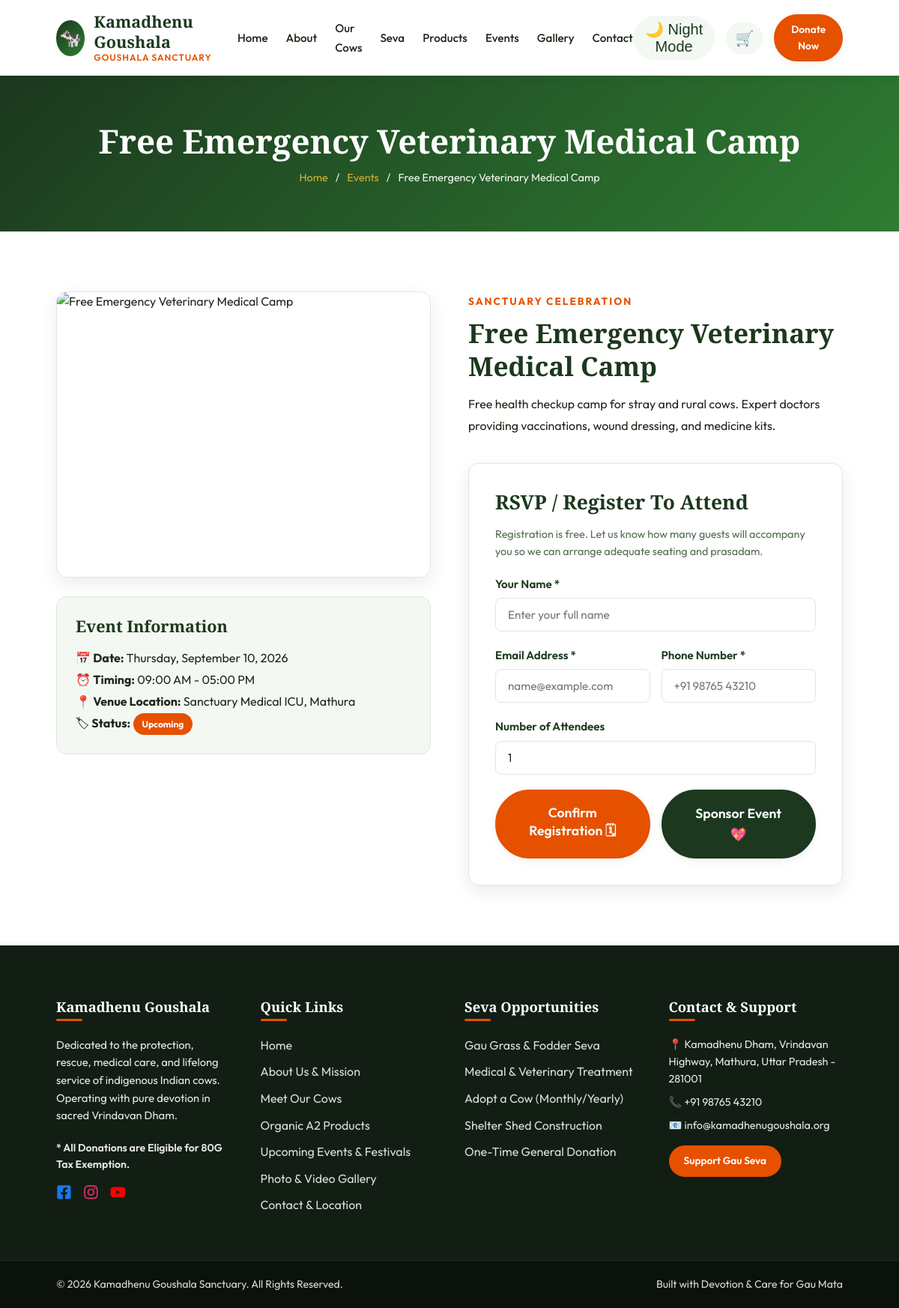
The app's page /pages/event-details.php?id=2 with its own data.
### tables this page shows
CREATE TABLE IF NOT EXISTS `site_settings` (
  `setting_key` VARCHAR(50) PRIMARY KEY,
  `setting_value` TEXT NOT NULL
);

CREATE TABLE IF NOT EXISTS `events` (
  `id` INT AUTO_INCREMENT PRIMARY KEY,
  `title` VARCHAR(200) NOT NULL,
  `slug` VARCHAR(200) NOT NULL UNIQUE,
  `event_date` DATE NOT NULL,
  `event_time` VARCHAR(50) NOT NULL DEFAULT '09:00 AM - 01:00 PM',
  `location` VARCHAR(200) NOT NULL DEFAULT 'Kamadhenu Dham, Vrindavan',
  `description` TEXT NOT NULL,
  `image` VARCHAR(255) DEFAULT 'images/events/event-default.jpg',
  `is_featured` TINYINT(1) DEFAULT 1,
  `status` ENUM('Upcoming', 'Ongoing', 'Completed') DEFAULT 'Upcoming',
  `created_at` TIMESTAMP DEFAULT CURRENT_TIMESTAMP,
  `updated_at` TIMESTAMP DEFAULT CURRENT_TIMESTAMP ON UPDATE CURRENT_TIMESTAMP
);

### includes/auth.php (called while the page is built, shortened)
<?php
require_once __DIR__ . '/db.php';
require_once __DIR__ . '/functions.php';
function get_base_url() {
    $scriptName = $_SERVER['SCRIPT_NAME'] ?? '';
    return '/';
}

### includes/functions.php (called while the page is built, shortened)
<?php
function get_setting($key, $default = '') {
    global $pdo;
    try {
        $stmt = $pdo->prepare("SELECT setting_value FROM site_settings WHERE setting_key = ?");
        $stmt->execute([$key]);
        $res = $stmt->fetchColumn();
        return $res !== false ? $res : $default;
    } catch (Exception $e) {
        return $default;
    }
}

### pages/event-details.php (the view, shortened to what this page needs)
<?php
require_once __DIR__ . '/../includes/header.php';
$eventId = (int)($_GET['id'] ?? 0);
$stmt = $pdo->prepare("SELECT * FROM events WHERE id = ?");
$stmt->execute([$eventId]);
$event = $stmt->fetch();
?>
<div class="page-banner">
  <div class="container">
    <h1><?= htmlspecialchars($event['title']) ?></h1>
    <div class="breadcrumb">
      <a href="<?= $baseUrl ?>index.php">Home</a> / <a href="events.php">Events</a> / <span><?= htmlspecialchars($event['title']) ?></span>
    </div>
  </div>
</div>
<section class="section-padding bg-white">
  <div class="container">
    <div style="display: grid; grid-template-columns: repeat(auto-fit, minmax(320px, 1fr)); gap: 50px;">
      <div>
        <div style="border-radius: var(--radius-md); overflow: hidden; box-shadow: var(--shadow-md); border: 1px solid var(--border-light); margin-bottom: 25px;">
          <img src="<?= $baseUrl . htmlspecialchars($event['image']) ?>" alt="<?= htmlspecialchars($event['title']) ?>" onerror="this.src='https://images.unsplash.com/photo-1546445317-29f4545f9d52?auto=format&fit=crop&w=800&q=80'" style="width:100%; height:380px; object-fit:cover;">
        </div>
        <div style="background: var(--bg-light-green); padding: 25px; border-radius: var(--radius-md); border: 1px solid var(--border-light); font-size: 1rem; line-height: 1.8;">
          <h4 style="color:var(--primary-dark); margin-bottom: 15px;">Event Information</h4>
          <p>📅 <strong>Date:</strong> <?= date('l, F j, Y', strtotime($event['event_date'])) ?></p>
          <p>⏰ <strong>Timing:</strong> <?= htmlspecialchars($event['event_time']) ?></p>
          <p>📍 <strong>Venue Location:</strong> <?= htmlspecialchars($event['location']) ?></p>
          <p>🏷 <strong>Status:</strong> <span class="card-badge" style="position:static; display:inline-block;"><?= htmlspecialchars($event['status']) ?></span></p>
        </div>
      </div>
      <div>
        <span class="section-subtitle">SANCTUARY CELEBRATION</span>
        <h2 style="font-size: 2.2rem; color: var(--primary-dark); margin-bottom: 15px;"><?= htmlspecialchars($event['title']) ?></h2>
        <div style="color: var(--text-dark); line-height: 1.8; margin-bottom: 35px;">
          <?= nl2br(htmlspecialchars($event['description'])) ?>
        </div>
        <div class="form-card" style="margin:0; max-width:100%;">
          <h3 style="margin-bottom:15px; color:var(--primary-dark);">RSVP / Register To Attend</h3>
          <p style="color:var(--text-muted); font-size:0.9rem; margin-bottom:20px;">Registration is free. Let us know how many guests will accompany you so we can arrange adequate seating and prasadam.</p>
          <form method="POST" action="event-details.php?id=<?= $event['id'] ?>">
            <div class="form-group">
              <label class="form-label">Your Name *</label>
              <input type="text" name="name" class="form-control" placeholder="Enter your full name" required>
            </div>
            <div class="form-row">
              <div class="form-group">
                <label class="form-label">Email Address *</label>
                <input type="email" name="email" class="form-control" placeholder="name@example.com" required>
              </div>
              <div class="form-group">
                <label class="form-label">Phone Number *</label>
                <input type="text" name="phone" class="form-control" placeholder="+91 98765 43210" required>
              </div>
            </div>
            <div class="form-group">
              <label class="form-label">Number of Attendees</label>
              <input type="number" name="attendees" class="form-control" value="1" min="1" max="20" required>
            </div>
            <div style="display:flex; gap:15px;">
              <button type="submit" class="btn btn-primary btn-lg" style="flex:1;">Confirm Registration 🗓</button>
              <a href="donate.php?purpose=<?= urlencode($event['title']) ?>" class="btn btn-secondary btn-lg" style="flex:1;">Sponsor Event 💖</a>
            </div>
          </form>
        </div>
      </div>
    </div>
  </div>
</section>
<?php require_once __DIR__ . '/../includes/footer.php'; ?>

### includes/navbar.php (shortened to what this page needs)
<?php
$scriptName = basename($_SERVER['SCRIPT_NAME']);
$currentDir = basename(dirname($_SERVER['SCRIPT_NAME']));
function isActive($page, $dir = '') {
    global $scriptName, $currentDir;
    return ($scriptName === $page) ? 'active' : '';
}
?>
<header class="navbar-wrapper">
  <div class="container">
    <nav class="navbar">
      <a href="<?= $baseUrl ?>index.php" class="logo-brand">
        <?php $customLogoImg = get_setting('site_logo_image', ''); ?>
        <?php if (!empty($customLogoImg)): ?>
          <img src="<?= $baseUrl . htmlspecialchars($customLogoImg) ?>" alt="Logo" style="height:48px; width:auto; max-width:140px; object-fit:contain;">
        <?php else: ?>
          <div class="logo-icon"><?= htmlspecialchars(get_setting('site_logo_icon', '🐄')) ?></div>
        <?php endif; ?>
        <div class="logo-text">
          <h2><?= htmlspecialchars(get_setting('site_name', 'Kamadhenu')) ?></h2>
          <p><?= htmlspecialchars(get_setting('site_logo_subtext', 'GOUSHALA SANCTUARY')) ?></p>
        </div>
      </a>
      <ul class="nav-menu">
        <li><a href="<?= $baseUrl ?>index.php" class="nav-link <?= isActive('index.php') ?>">Home</a></li>
        <li><a href="<?= $baseUrl ?>pages/about.php" class="nav-link <?= isActive('about.php', 'pages') ?>">About</a></li>
        <li><a href="<?= $baseUrl ?>pages/cows.php" class="nav-link <?= isActive('cows.php', 'pages') ?>">Our Cows</a></li>
        <li><a href="<?= $baseUrl ?>pages/seva.php" class="nav-link <?= isActive('seva.php', 'pages') ?>">Seva</a></li>
        <li><a href="<?= $baseUrl ?>pages/products.php" class="nav-link <?= isActive('products.php', 'pages') ?>">Products</a></li>
        <li><a href="<?= $baseUrl ?>pages/events.php" class="nav-link <?= isActive('events.php', 'pages') ?>">Events</a></li>
        <li><a href="<?= $baseUrl ?>pages/gallery.php" class="nav-link <?= isActive('gallery.php', 'pages') ?>">Gallery</a></li>
        <li><a href="<?= $baseUrl ?>pages/contact.php" class="nav-link <?= isActive('contact.php', 'pages') ?>">Contact</a></li>
      </ul>
      <div class="nav-actions">
        <button id="theme-toggle" class="theme-toggle-btn" aria-label="Toggle Dark Mode" title="Toggle Dark Mode">
        </button>
        <a href="<?= $baseUrl ?>pages/cart.php" class="cart-icon-btn" title="Shopping Cart">
          🛒
        </a>
        <a href="<?= $baseUrl ?>pages/donate.php" class="btn btn-primary btn-sm">Donate Now</a>
      </div>
    </nav>
  </div>
</header>

### includes/footer.php (shortened to what this page needs)
</main>
<footer>
  <div class="container">
    <div class="footer-grid">
      <div class="footer-col">
        <h4><?= htmlspecialchars(get_setting('site_name', 'Kamadhenu Goushala')) ?></h4>
        <p style="color: rgba(255,255,255,0.8); font-size: 0.92rem; margin-bottom: 20px;">
          <?= htmlspecialchars(get_setting('footer_about_text', 'Dedicated to the protection, rescue, medical care, and lifelong service of indigenous Indian cows. Operating with pure devotion in sacred Vrindavan Dham.')) ?>
        </p>
        <p style="color: var(--accent-orange); font-size: 0.88rem; font-weight: 600; margin-bottom: 15px;">
          * All Donations are Eligible for 80G Tax Exemption.
        </p>
        <div class="footer-social" style="display: flex; gap: 15px; margin-top: 15px;">
          <a href="<?= htmlspecialchars(get_setting('facebook_url', 'https://facebook.com')) ?>" class="social-fb" target="_blank" title="Facebook" style="color: rgba(255,255,255,0.8); font-size: 1.3rem; transition: color 0.2s; display: flex; align-items: center;"></a>
          <a href="<?= htmlspecialchars(get_setting('instagram_url', 'https://instagram.com')) ?>" class="social-ig" target="_blank" title="Instagram" style="color: rgba(255,255,255,0.8); font-size: 1.3rem; transition: color 0.2s; display: flex; align-items: center;"></a>
          <a href="<?= htmlspecialchars(get_setting('youtube_url', 'https://youtube.com')) ?>" class="social-yt" target="_blank" title="YouTube" style="color: rgba(255,255,255,0.8); font-size: 1.3rem; transition: color 0.2s; display: flex; align-items: center;"></a>
        </div>
      </div>
      <div class="footer-col">
        <h4>Quick Links</h4>
        <ul class="footer-links">
          <li><a href="<?= $baseUrl ?>index.php">Home</a></li>
          <li><a href="<?= $baseUrl ?>pages/about.php">About Us & Mission</a></li>
          <li><a href="<?= $baseUrl ?>pages/cows.php">Meet Our Cows</a></li>
          <li><a href="<?= $baseUrl ?>pages/products.php">Organic A2 Products</a></li>
          <li><a href="<?= $baseUrl ?>pages/events.php">Upcoming Events & Festivals</a></li>
          <li><a href="<?= $baseUrl ?>pages/gallery.php">Photo & Video Gallery</a></li>
          <li><a href="<?= $baseUrl ?>pages/contact.php">Contact & Location</a></li>
        </ul>
      </div>
      <div class="footer-col">
        <h4>Seva Opportunities</h4>
        <ul class="footer-links">
          <li><a href="<?= $baseUrl ?>pages/seva.php">Gau Grass & Fodder Seva</a></li>
          <li><a href="<?= $baseUrl ?>pages/seva.php">Medical & Veterinary Treatment</a></li>
          <li><a href="<?= $baseUrl ?>pages/adopt.php">Adopt a Cow (Monthly/Yearly)</a></li>
          <li><a href="<?= $baseUrl ?>pages/seva.php">Shelter Shed Construction</a></li>
          <li><a href="<?= $baseUrl ?>pages/donate.php">One-Time General Donation</a></li>
        </ul>
      </div>
      <div class="footer-col">
        <h4>Contact & Support</h4>
        <p style="color: rgba(255,255,255,0.8); font-size: 0.9rem; margin-bottom: 8px;">
          📍 <?= htmlspecialchars(get_setting('contact_address', 'Vrinda Dham, Mathura, UP - 281001')) ?>
        </p>
        <p style="color: rgba(255,255,255,0.8); font-size: 0.9rem; margin-bottom: 8px;">
          📞 <?= htmlspecialchars(get_setting('contact_phone', '+91 98765 43210')) ?>
        </p>
        <p style="color: rgba(255,255,255,0.8); font-size: 0.9rem; margin-bottom: 15px;">
          📧 <?= htmlspecialchars(get_setting('contact_email', 'info@kamadhenugoushala.org')) ?>
        </p>
        <a href="<?= $baseUrl ?>pages/donate.php" class="btn btn-primary btn-sm">Support Gau Seva</a>
      </div>
    </div>
  </div>
  <div class="footer-bottom">
    <div class="container">
      <p>&copy; <?= date('Y') ?> <?= htmlspecialchars(get_setting('footer_copyright_text', get_setting('site_name', 'Kamadhenu Goushala') . ' Sanctuary. All Rights Reserved.')) ?></p>
      <p>Built with Devotion & Care for Gau Mata</p>
    </div>
  </div>
</footer>
</body>
</html>

### records on screen
site_settings: setting_value "Kamadhenu Goushala", setting_value "Kamadhenu Goushala Sanctuary. All Rights Reserved."
events: title "Free Emergency Veterinary Medical Camp", event_date "Thursday, September 10, 2026", event_time "09:00 AM - 05:00 PM", location "Sanctuary Medical ICU, Mathura", status "Upcoming", description "Free health checkup camp for stray and rural cows. Expert doctors providing vaccinations, wound dressing, and medicine kits."
site_settings: setting_value "Kamadhenu Dham, Vrindavan Highway, Mathura, Uttar Pradesh - 281001"
site_settings: setting_value "+91 98765 43210"
site_settings: setting_value "info@kamadhenugoushala.org"

### other values on screen
get_setting('site_logo_icon', '🐄') "🐄"
get_setting('site_logo_subtext', 'GOUSHALA SANCTUARY') "GOUSHALA SANCTUARY"
